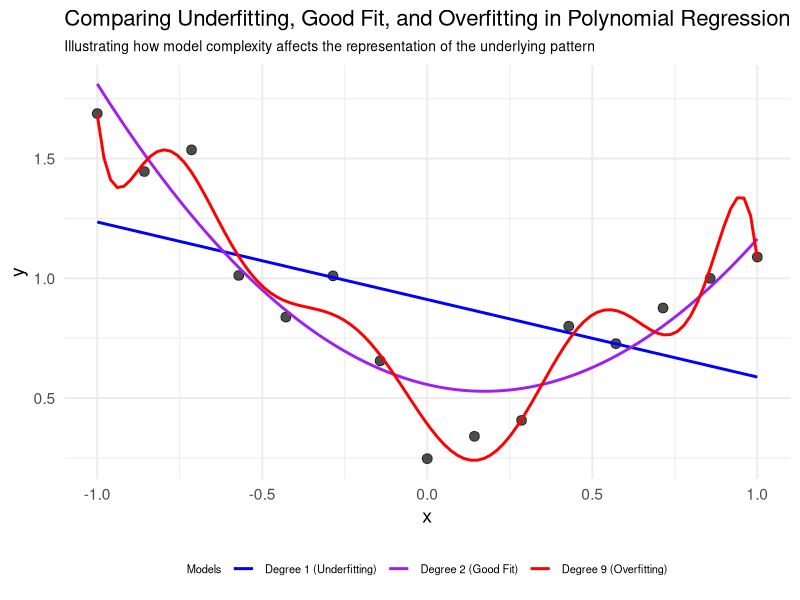

The R source for this figure:
## ---- chunk 1
#| label: fig-curve-fitting-all
#| fig-cap: "Comparison of linear underfitting, quadratic good fit, and high-degree overfitting to noisy data generated from a quadratic function."
#| echo: false
#| message: false
#| warning: false

# Load necessary libraries
library(ggplot2)
library(dplyr)
library(patchwork)
library(splines)

# Set seed for reproducibility
set.seed(123)

# Generate data from an underlying quadratic function with noise
generate_data_all <- function(n = 15, noise_sd = 0.2) {
  x <- seq(-1, 1, length.out = n)
  # True underlying function (quadratic) - NOT USED FOR PLOTTING
  true_y <- 0.5 + x^2 - 0.3 * x
  # Add more pronounced noise to create observed data
  observed_y <- true_y + rnorm(n, mean = 0, sd = noise_sd)

  return(data.frame(x = x, y = observed_y))
}

# Generate our data
data_all <- generate_data_all(n = 15, noise_sd = 0.2)

# Function to fit polynomials of different degrees
fit_polynomial_all <- function(data, degree) {
  formula <- as.formula(paste("y ~ poly(x, degree =", degree, ")"))
  model <- lm(formula, data = data)

  # Create predictions over a fine grid
  new_data <- data.frame(x = seq(min(data$x), max(data$x), length.out = 100))
  new_data$pred <- predict(model, newdata = new_data)

  return(new_data)
}

# Fit a linear (degree 1), quadratic (degree 2), and a high-degree (degree 9) polynomial
degree1_all <- fit_polynomial_all(data_all, 1)
degree2_all <- fit_polynomial_all(data_all, 2)
degree9_all <- fit_polynomial_all(data_all, 9)

# Create the comparison plot
p_all <- ggplot(data_all, aes(x = x, y = y)) +
  # Data points
  geom_point(size = 3, color = "black", alpha = 0.7) +
  # Fitted models
  geom_line(data = degree1_all, aes(x = x, y = pred, color = "Degree 1 (Underfitting)"),
            linewidth = 1) +
  geom_line(data = degree2_all, aes(x = x, y = pred, color = "Degree 2 (Good Fit)"),
            linewidth = 1) +
  geom_line(data = degree9_all, aes(x = x, y = pred, color = "Degree 9 (Overfitting)"),
            linewidth = 1) +
  # Customize colors and labels
  scale_color_manual(
    name = "Models",
    values = c(
      "Degree 1 (Underfitting)" = "blue",
      "Degree 2 (Good Fit)" = "purple",
      "Degree 9 (Overfitting)" = "red"
    )
  ) +
  # Styling
  theme_minimal(base_size = 14) +
  labs(
    title = "Comparing Underfitting, Good Fit, and Overfitting in Polynomial Regression",
    x = "x",
    y = "y",
    subtitle = "Illustrating how model complexity affects the representation of the underlying pattern"
  ) +
  theme(
    legend.position = "bottom",
    legend.title = element_text(size = 8),
    legend.text = element_text(size = 8),
    plot.title = element_text(size = 16),
    plot.subtitle = element_text(size = 10)
  )

# Display the comparison plot
p_all
